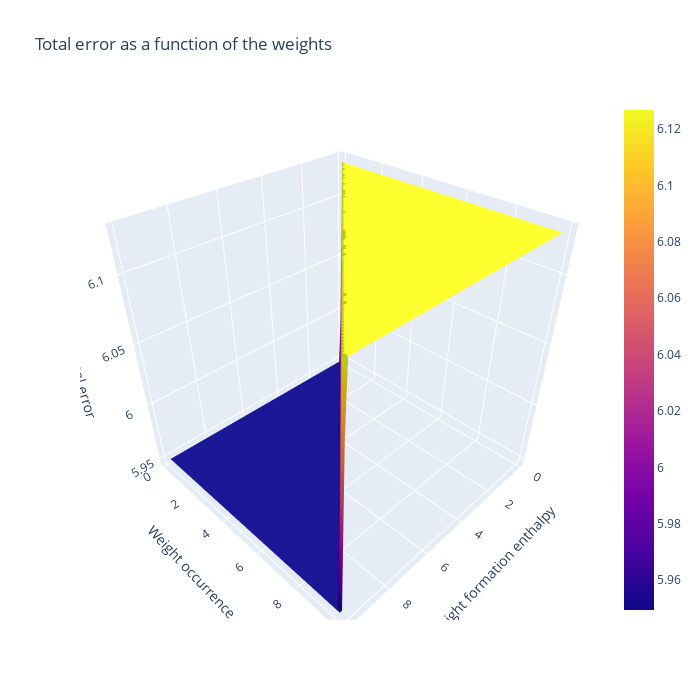

Notebook source saved alongside this figure:
### Code cell
import plotly.graph_objects as go
from tqdm import tqdm

nw = round(hyperparameters['w_f_end'] - hyperparameters['w_f_start'],2)
errors = np.zeros((int(nw/hyperparameters['w_step']),int(nw/hyperparameters['w_step'])))
i_values = np.arange(hyperparameters['w_f_start'],hyperparameters['w_f_end'] , hyperparameters['w_step'])
j_values = np.arange(hyperparameters['w_o_start'],hyperparameters['w_o_end'], hyperparameters['w_step'])

std_output = sys.stdout
for i_idx, i in tqdm(enumerate(i_values), total=len(i_values)):
    for j_idx, j in enumerate(j_values):
        hyperparameters['weight_formation_entalphy'] = i
        hyperparameters['weight_occurrence'] = j

        errors[i_idx, j_idx]=reduction_set.total_error(hyperparameters)
sys.stdout = std_output

# Dati di esempio
x = i_values
y = j_values
x, y = np.meshgrid(x, y)
z = errors
# Creazione del grafico 3D
fig = go.Figure(data=[go.Surface(z=z, x=x, y=y)])

# Aggiunta di layout e titolo
fig.update_layout(
    title='Total error as a function of the weights',
    scene = dict(
        xaxis_title='Weight formation enthalpy',
        yaxis_title='Weight occurrence',
        zaxis_title='Total error'),
    width=700,
    height=700
    )

# Mostra il grafico
fig.show()

### Figure 1 — Plotly figure (JSON) as saved in the notebook; plotly's stock layout.template omitted (floating-point values rounded to 4 significant figures; data arrays with more than 128 entries replaced by an {"elided": "..."} marker saying what was removed)
{"data": [{"type": "surface", "x": {"elided": "99x99 float values"}, "y": {"elided": "99x99 float values"}, "z": {"elided": "99x99 float values"}}], "layout": {"height": 700, "scene": {"xaxis": {"title": {"text": "Weight formation enthalpy"}}, "yaxis": {"title": {"text": "Weight occurrence"}}, "zaxis": {"title": {"text": "Total error"}}}, "title": {"text": "Total error as a function of the weights"}, "width": 700}}
